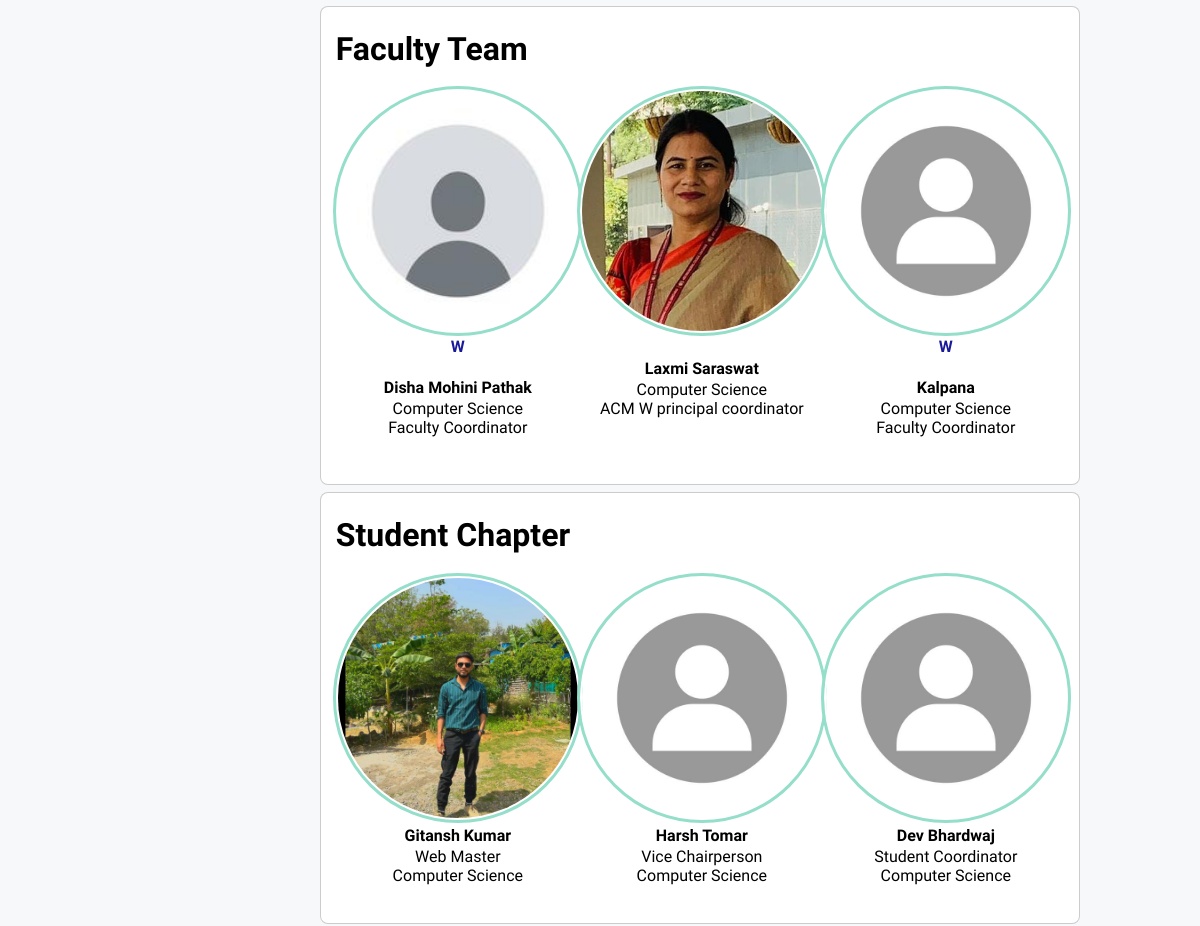
Page /aboutus/ (middle part) on the earlier database version.
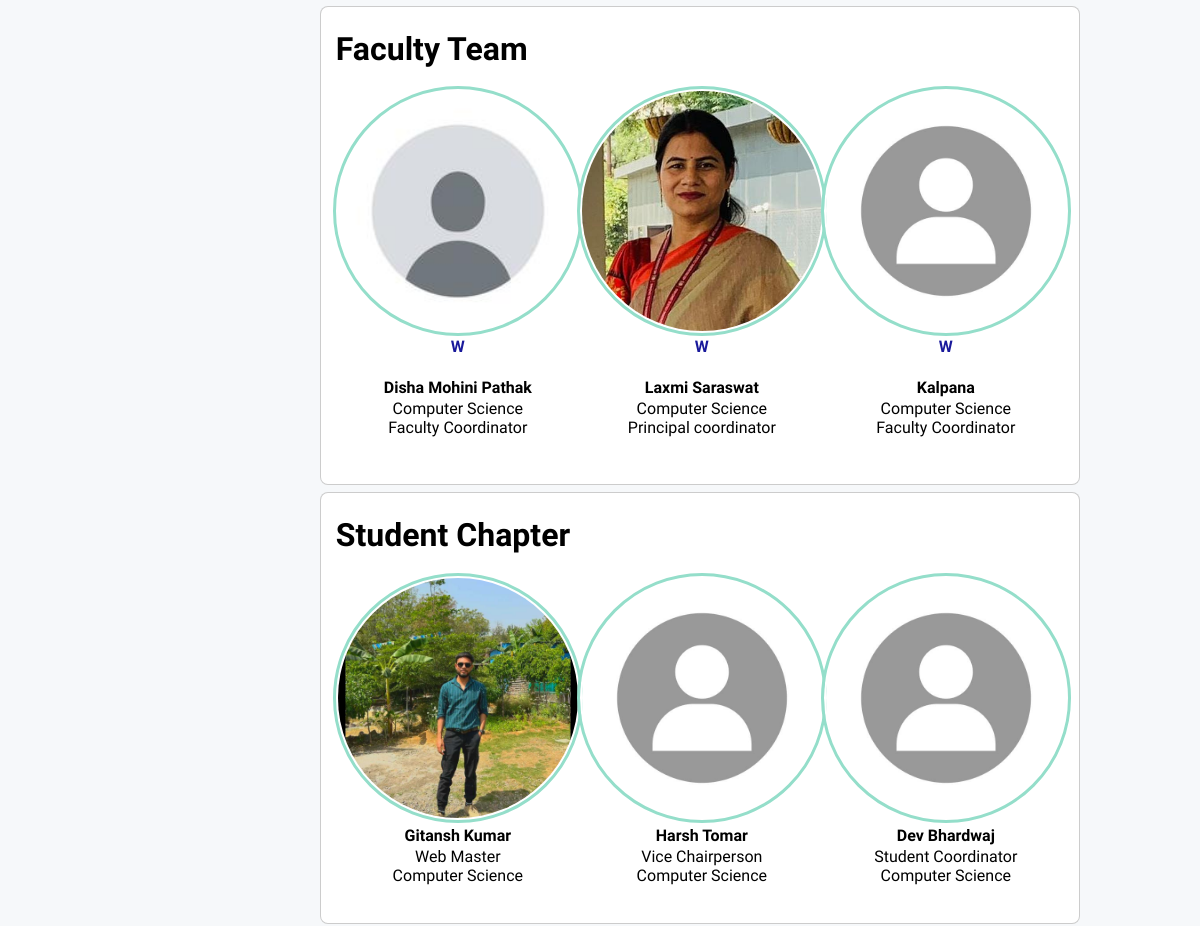
Same page on the later database version.
### base/models.py (models this page shows, shortened)
class Member(models.Model):
    user = models.OneToOneField(User, on_delete= models.CASCADE, default="", related_name="member")
    name = models.CharField(max_length= 100)
    email = models.EmailField(max_length= 254, default="")
    admission = models.CharField(max_length=50, default="",blank=True)
    year = models.CharField(max_length=20, choices=[('1st Year', 'First year'), ('2nd Year', 'Second year'), ('3rd Year', 'Third year'), ('4th Year', 'Fourth year'), ('Faculty', 'Faculty'), ('Alumni', 'Alumni')], default="1st")
    mobile_no = models.CharField(max_length=10, default="", blank=True)
    faculty = models.BooleanField(default=False)
    profile_pic = models.ImageField(upload_to=nameAndOverwriteMemberImage, default="images/profile_pics/default.png", blank=True)
    linked_in = models.CharField(max_length=150, default="", null=True, blank=True)
    github = models.CharField(max_length=150, default="", null=True, blank=True)
    w_chapter = models.BooleanField(default=False)
    core = models.CharField(max_length= 50, null=True, blank=True)
    role = models.CharField(max_length= 100, null=True, blank=True)
    short_desc = models.CharField(max_length=120, default="Hello, I love being in ACM's core team", blank=True)
    desc = models.TextField(max_length=500, default="Hello, I love being in ACM's core team", blank=True)
    unique_url = models.CharField(max_length=255, blank=True)
    url_timeout = models.TimeField(auto_now= False, auto_now_add=False, null=True, blank=True)

### base/views.py (the view)
# urls.py: path('aboutus/', views.aboutus, name= "aboutus"),
def aboutus(request):
    fac_team = Member.objects.filter(faculty= True)
    stu_team = Member.objects.filter(faculty= False).order_by("-role")
    return render(request, 'base/aboutus.html', {"faculty":fac_team,
                                                 "student":stu_team.filter(w_chapter= False),
                                                 "wchapter":stu_team.filter(w_chapter=True)})

### base/templates/base/aboutus.html (shortened to what this page needs)
{% extends "main.html" %}
{% load static %}
{% block stylesheet %}
<link rel="stylesheet" href="{% static 'base/css/aboutus.css' %}">
{% endblock %}
{% block content %}
<div class="aboutus-container">
    <div class="left-pane">
    </div>
    <div>
        <div class="main">
            <div id="facteam">
                <div class="container">
                    <div style="margin: 2%; padding-bottom: 1%; padding-top: 1%;">
                        <h1>Faculty Team</h1>
                        <div class="pro-container">
                            {% for fac in faculty %}
                                <div class="profile">
                                    <a href="{% url 'profile' fac.user.username %}">
                                        <img src="{{fac.profile_pic.url}}" style="border: 2px solid white;outline: 3px solid rgb(148, 222, 202);">
                                        {% if fac.w_chapter %}<b style="color: rgb(25, 25, 155);">W</b>{% endif %}
                                    </a>
                                    <h4 style="margin-bottom: 2px;">{{fac.name}}</h4>
                                    <p style="margin: 0;">{{fac.core}}</p>
                                    <p style="margin: 0 0 10% 0;">{{fac.role}}</p>
                                </div>
                            {% endfor %}
                        </div>
                    </div>
                </div>
            </div>
            <div id="chapter">
                <div class="container">
                    <div style="margin: 2%; padding-bottom: 1%; padding-top: 1%;">
                        <h1>Student Chapter</h1>
                        <div class="pro-container">
                            {% for stu in student %}
                                <div>
                                    <a href="{% url 'profile' stu.user.username %}"><img src="{{stu.profile_pic.url}}" style="border: 2px solid white;outline: 3px solid rgb(148, 222, 202);"></a>
                                    <h4 style="margin: 2px;">{{stu.name}}</h4>
                                    <p style="margin-top: 0;">
                                        {{stu.role}}<br>
                                        {{stu.core}}
                                    </p>
                                </div>
                            {% endfor %}
                        </div>
                    </div>
                </div>
            </div>
        </div>
    </div>
</div>
{% endblock %}

Differences in the rows shown:
changed Member "Laxmi Saraswat": role "ACM W principal coordinator" → "Principal coordinator"; now shows "W"
